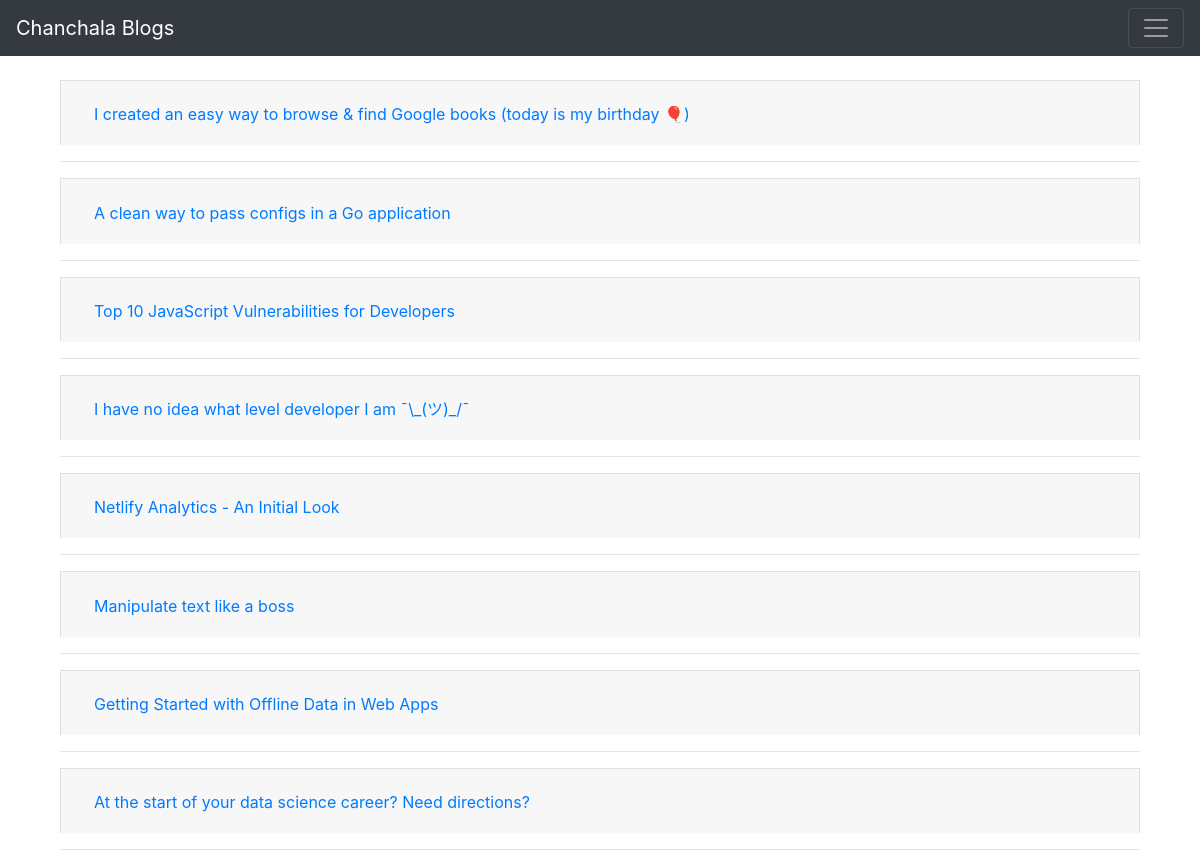
The page /collapse/ on the database as committed earlier.
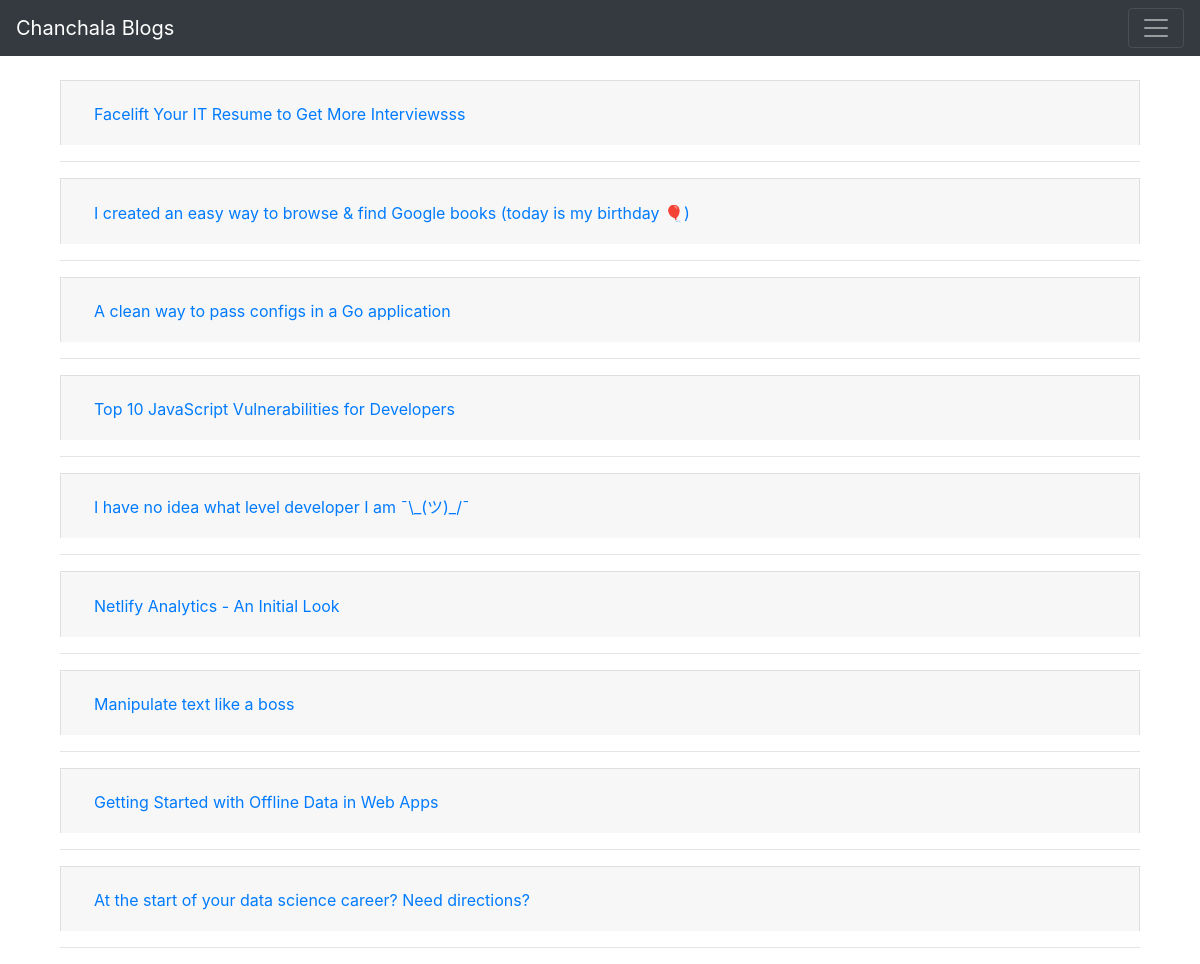
The same page on the database as committed later.
### blog/models.py (models this page shows, shortened)
class BlogPost(models.Model):
    author = models.ForeignKey(User,on_delete=models.CASCADE)
    title  = models.CharField(max_length=180)
    content = models.TextField()
    updated_at = models.DateTimeField(auto_now=True)
    created_at = models.DateTimeField(auto_now_add=True)
    likes = models.ManyToManyField(User, related_name='post_likes', null=True, blank=True)
    class Meta:
        ordering = ['-created_at']

### blog/views.py (the view)
# urls.py: path('collapse/',collapse, name='collapse'),
def collapse(request):
        posts = BlogPost.objects.all()
        context = {'posts':posts}
        return render(request, 'collapse.html', context)

### blog/templates/collapse.html (shortened to what this page needs)
{% extends 'base.html' %}
{% block content %}
<div class="container mt-4">
    {% for post in posts %}
        <div class="accordion" id="accordionExample">
                <div class="card">
                    <div class="card-header" id="heading-{{post.pk}}">
                        <h2 class="mb-0">
                            <button class="btn btn-link " type="button" data-toggle="collapse" data-target="#collapse-{{post.pk}}"
                                aria-expanded="false" aria-controls="collapse-{{post.pk}}">
                                {{post.title}}
                            </button>
                        </h2>
                    </div>
                </div>
            </div>
            <hr>
    {% endfor %}
</div>
{% endblock content %}

Rows that differ between the two databases and show on the page:
added BlogPost: title "Facelift Your IT Resume to Get More Interviewsss"
